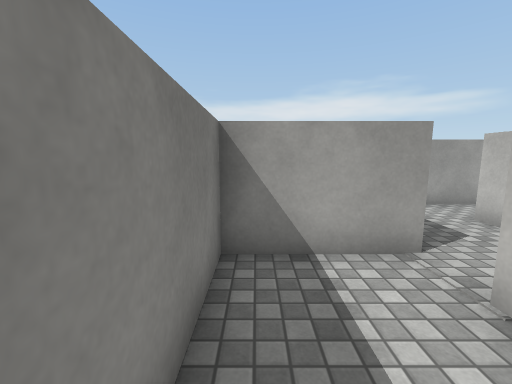
[1] (above)

19 first-person views from a walk through a Unity game level. The camera is 1.5 m above the floor, tilts 8° down and sees 90° across. The floor is counted in squares, 1 m on a side. Each view is taken from the middle of a square. On the plan, view 1 faces up. The plan holds only what a view shows up to about 13 squares ahead; the rest is blank. The player character is not drawn. Door leaves are left out, so doorways stand open. Surface patterns are stand-ins for the level's own textures.

[2]
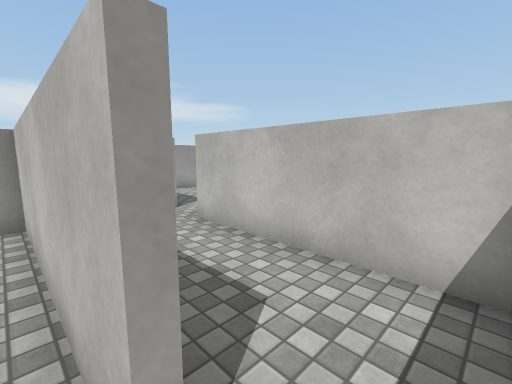

[3]
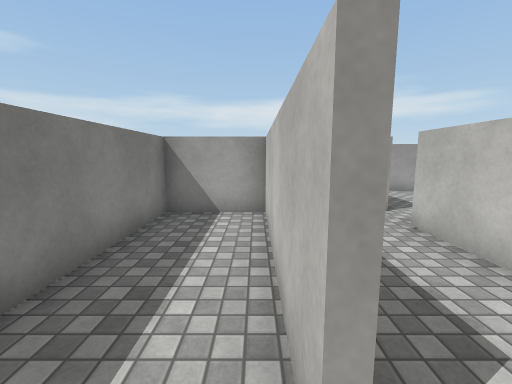

[4]
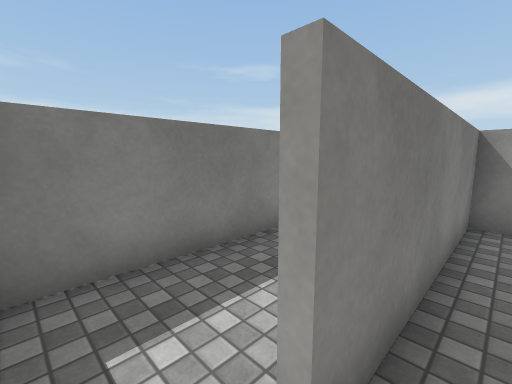

[5]
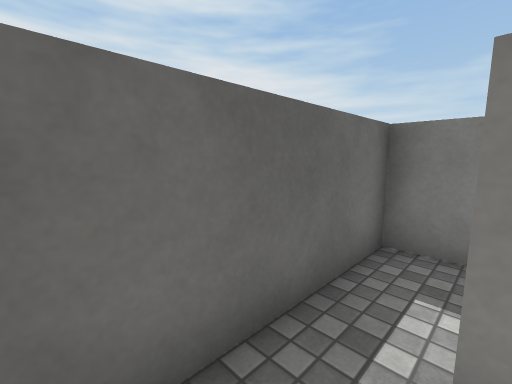

[6]
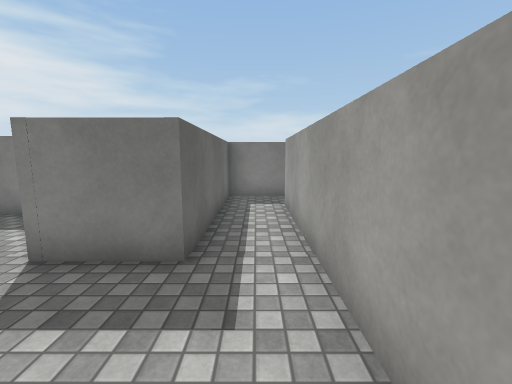

[7]
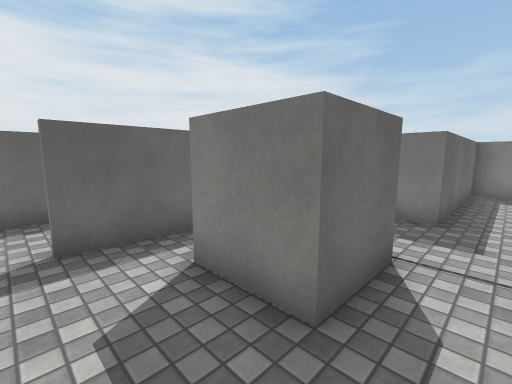

[8]
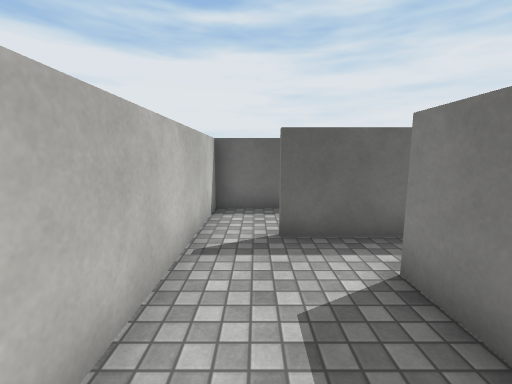

[9]
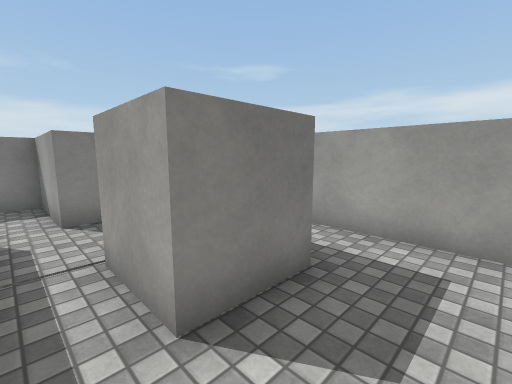

[10]
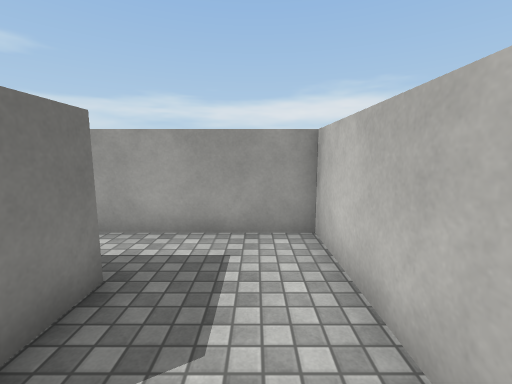

[11]
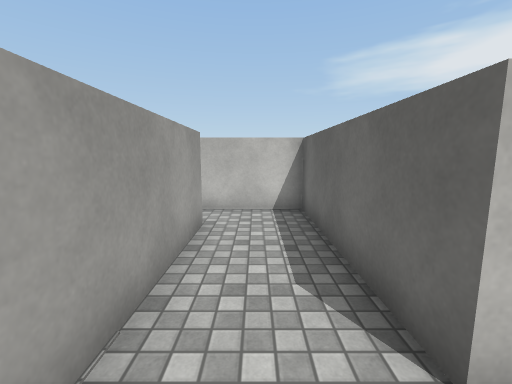

[12]
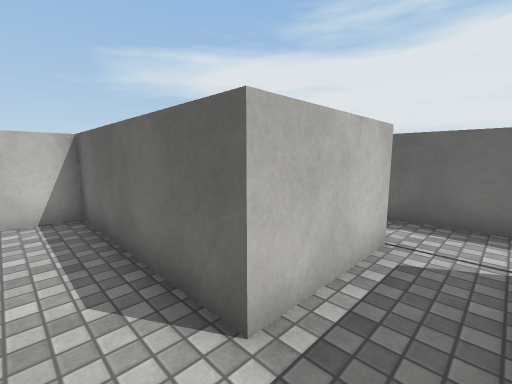

[13]
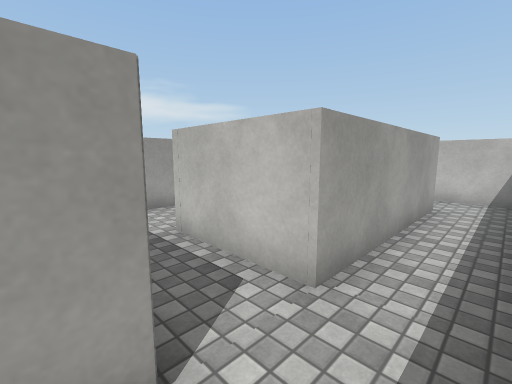

[14]
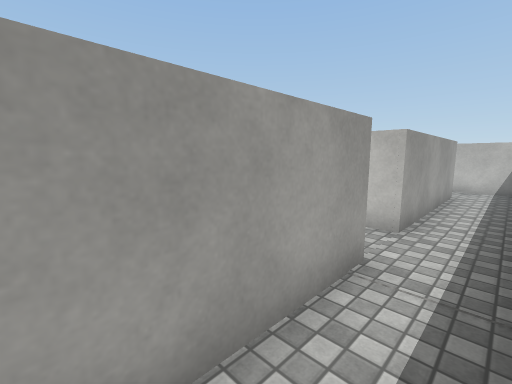

[15]
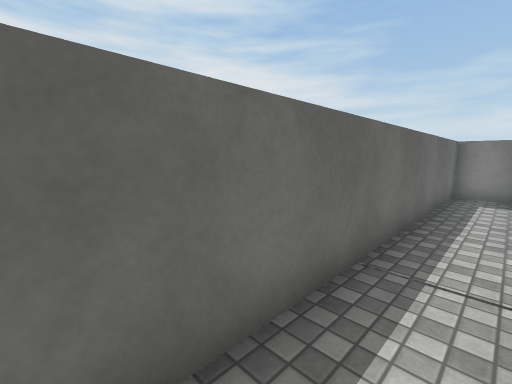

[16]
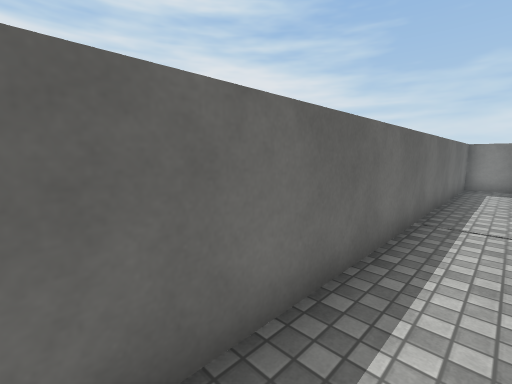

[17]
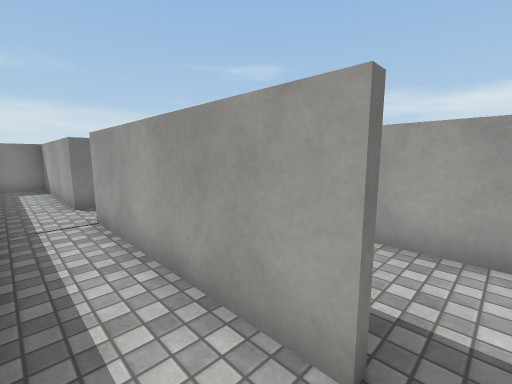

[18]
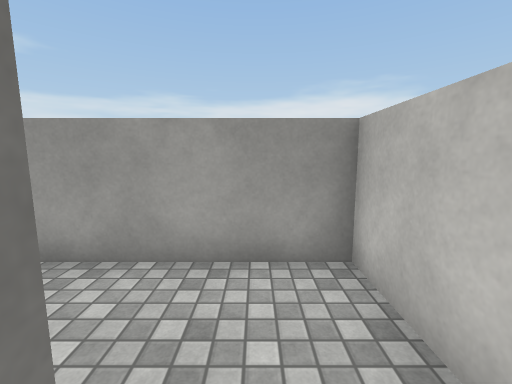

[19]
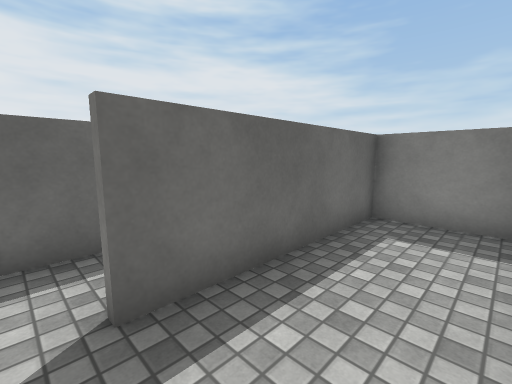

### Floor plan
Ten units are one square. View 1 is at (0, 0); x grows to the right and y downward. Boxes are objects, and circles mark ways between rooms. Rooms are numbered by the first view taken in them; rooms with no view inside come last. Other rooms are left out.
<svg viewBox="-40 -86 169 145">
<path fill="none" stroke="#000" d="M-16 34 11 34M24 31 24 -25M-5 -39 -5 21M26 -38 -9 -38M62 -24 86 -24M26 -60 26 -38M102 -14 102 -79 21 -79M44 36 44 3 102 3 102 -14M86 -22 40 -22M26 36 -35 36M-34 39 -34 54 46 54M105 36 44 36M46 54 111 54M124 51 124 34M124 34 124 5 79 5M46 9 46 34 105 34M-7 21 -7 -39M-35 34 -16 34M-9 -38 -34 -38 -34 39M-34 -81 -34 -60 26 -60M21 -79 -19 -79"/>
<rect x="45" y="-65" width="30" height="30" fill="#bbb"><title>cube</title></rect>
<circle cx="22" cy="-30" r="3" fill="#2a7"/>
<circle cx="-10" cy="30" r="3" fill="#2a7"/>
<circle cx="90" cy="-20" r="3" fill="#2a7"/>
<circle cx="23" cy="-67" r="3" fill="#2a7"/>
<circle cx="40" cy="40" r="3" fill="#2a7"/>
<circle cx="110" cy="30" r="3" fill="#2a7"/>
<text x="0" y="0">1</text>
<text x="60" y="-50">2</text>
<text x="40" y="0">3</text>
<text x="0" y="50">4</text>
<text x="80" y="40">5</text>
<text x="90" y="20">6</text>
<text x="-30" y="0">7</text>
<text x="-10" y="-70">8</text>
</svg>
Room 1 opens to room 2. Room 1 opens to room 7. Room 2 opens to room 3. Room 2 opens to room 8. Room 4 opens to room 5. Room 5 opens to room 6.

Where each view was taken, in squares from view 1:
view 1: 0 up, 0 right, facing up
view 2: 3 down, 1 left, facing up-right
view 3: 3 down, 1 left, facing up
view 4: 3 down, 0 right, facing up-left
view 5: 2 down, 1 right, facing down-left
view 6: 7 up, 6 right, facing left
view 7: 7 up, 9 right, facing down-left
view 8: 7 up, 9 right, facing down
view 9: 3 up, 9 right, facing up-left
view 10: 3 up, 9 right, facing up
view 11: 1 up, 3 right, facing right
view 12: 1 up, 3 right, facing down-right
view 13: 5 down, 2 right, facing up-right
view 14: 5 down, 1 left, facing up-right
view 15: 4 down, 8 right, facing down-left
view 16: 4 down, 11 right, facing down-left
view 17: 5 down, 11 right, facing up-left
view 18: 4 down, 11 right, facing up
view 19: 1 down, 11 right, facing down-left
